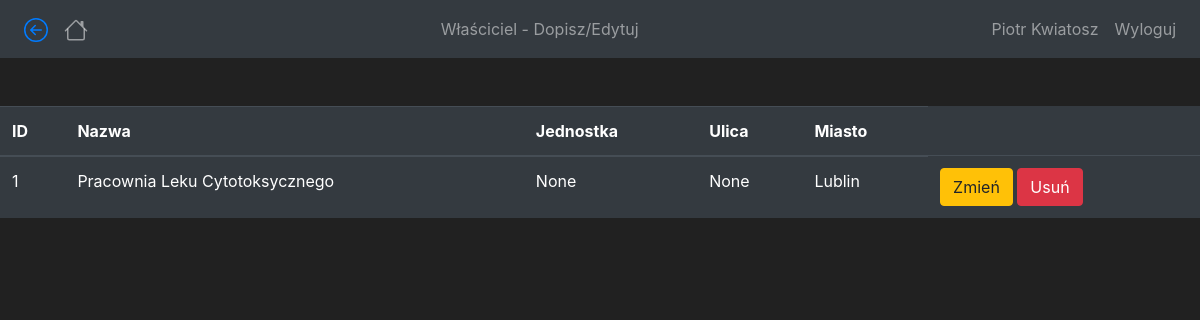
The page /slowniki_wlasciciel_edytuj (signed in) on the database its author committed.
### iszlc/models.py (models this page shows, shortened)
class Uzytkownicy(db.Model, UserMixin):
    id_uzytkownik = db.Column(db.Integer(), primary_key=True)
    username = db.Column(db.String(), nullable=False, unique=True)
    nazwisko = db.Column(db.String(length=60), nullable=True, unique=False)
    imie = db.Column(db.String(length=30), nullable=True, unique=False)
    pwz = db.Column(db.Integer(), nullable=True, unique=False)
    tytul_naukowy = db.Column(db.String(), nullable=True, unique=False)
    uprawnienia = db.Column(db.String(), nullable=True, unique=False)
    password_hash = db.Column(db.String(length=30), nullable=False)
    @property
    def password(self):
        return self.password

class Owners(db.Model):
    id = db.Column(db.Integer(), primary_key=True)
    nazwa = db.Column(db.String(length=30), nullable=True, unique=False)
    jednostka = db.Column(db.String(length=30), nullable=True, unique=False)
    ulica = db.Column(db.String(length=30), nullable=True, unique=False)
    miasto = db.Column(db.String(length=30), nullable=True, unique=False)

### iszlc/routes.py (the view)
@app.route('/slowniki_wlasciciel_edytuj')
def slowniki_wlasciciel_edytuj_page():
    owner = Owners.query.all()
    return render_template('slowniki/owner-edytuj.html', Owners=owner)

### iszlc/models.py (called while the page is built)
@login_manager.user_loader
def load_user(id_uzytkownik):
    return Uzytkownicy.query.get(int(id_uzytkownik))

### iszlc/routes.py (called while the page is built)
@app.context_processor
def base():
	form = SearchForm()
	return dict(form=form)

### iszlc/templates/slowniki/owner-edytuj.html (shortened to what this page needs)
{% extends 'base.html' %}
{% block title %}
    Właściciel - Dopisz/Edytuj
{% endblock %}
{% block content %}
<br>
<br>
      <table class="table table-hover table-dark">
          <thead>
              <tr>
                  <th scope="col">ID</th>
                  <th scope="col">Nazwa</th>
                  <th scope="col">Jednostka</th>
                  <th scope="col">Ulica</th>
                  <th scope="col">Miasto</th>
              </tr>
          </thead>
          {% for owner in Owners %}
              <tr>
                  <td>{{ owner.id }}</td>
                  <td>{{ owner.nazwa }}</td>
                  <td>{{ owner.jednostka }}</td>
                  <td>{{ owner.ulica }}</td>
                  <td>{{ owner.miasto }}</td>
                  <td>
                      <button class="btn btn-outline btn-warning">Zmień</button>
                      <a class="btn btn-outline btn-danger"
                      href="#">Usuń</a>
                  </td>
              </tr>
          {% endfor %}
      </table>
{% endblock %}

### iszlc/templates/base.html (shortened to what this page needs)
<!doctype html>
<html lang="pl">
   <head>
      <link rel="stylesheet" href="https://cdn.jsdelivr.net/npm/bootstrap@4.5.3/dist/css/bootstrap.min.css">
   </head>
   <body>
    <nav class="navbar navbar-expand-md navbar-dark bg-dark">
      <div class="collapse navbar-collapse justify-content-between" id="navbarNav">
        <ul class="navbar-nav">
            <li class="nav-link" class="back">
              <a href="javascript:history.back()">
              </a>
            </li>
            <li>
              <a class="nav-link" href="{{ url_for('iszlc_page') }}">
              <span class="sr-only">(current)</span></a>
            </li>
        </ul>
        <ul class="navbar-nav">
          <li class="nav-item">
              <a class="nav-link" href="#">
                  {% block title %}
                  {% endblock %}
              </a>
          </li>
       </ul>
        {% if current_user.is_authenticated %}
        <ul class="navbar-nav">
            <li class="nav-item">
                <a class="nav-link">{{ current_user.imie }} {{ current_user.nazwisko }}</a>
            </li>
            <li class="nav-item">
                <a class="nav-link" href="{{ url_for('logout_page') }}">Wyloguj</a>
            </li>
        </ul>
        {% else %}
        <ul class="navbar-nav">
          <li class="nav-item">
              <a class="nav-link" href="{{ url_for('login_page') }}">Zaloguj</a>
        </li>
    </ul>
  {% endif %}
      </div>
    </nav>
      {% block content %}
      {% endblock %}
   </body>
</html>

### iszlc/templates/base.html (style rules this page uses)
body { background-color: #212121; color: white }

### rows shown on the page
Uzytkownicy: imie "Piotr", nazwisko "Kwiatosz"
Owners: id "1", nazwa "Pracownia Leku Cytotoksycznego", jednostka "None", ulica "None", miasto "Lublin"
